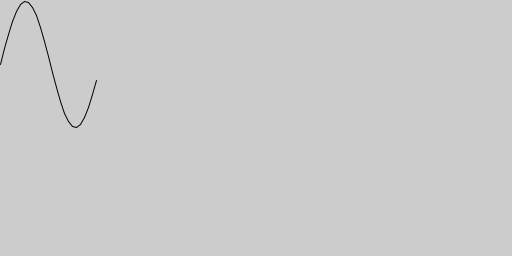
Frame 1 (no input)
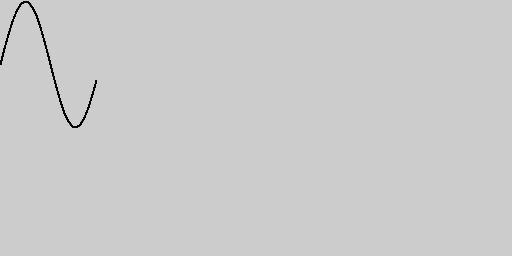
Frame 60 (the mouse pressed at the canvas centre just before this capture)
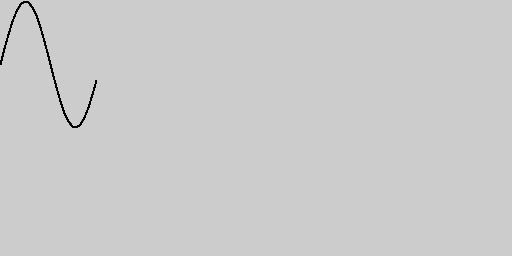
Frame 120 (the mouse held since frame 60 and released just before this capture)

The Processing sketch that drew these frames (run headless with seeded random() and noise(); from frame 60 on, the mouse is pressed at the canvas centre):

// Processing sketch: Sinus
// ── Sinus.pde
final int SINUS_LEN = 25;
final int PWM_BITS = 7;
final int PWM_MAX = (1 << PWM_BITS) - 1;

int[] sinus = new int[SINUS_LEN];

void generateSinus() {
  float delta = TWO_PI / SINUS_LEN;
  float angle = 0;

  for (int i = 0; i < SINUS_LEN; ++i) {
    sinus[i] = round((sin(angle) + 1.0) * (PWM_MAX / 2));
    angle += delta;
    print(sinus[i]);
    print(", ");
  }
}

void setup() {
  size(128 * 4, 256);
  generateSinus();
}

void draw() {
  for (int i = 1; i < SINUS_LEN; ++i) {
    line((i - 1) * 4, PWM_MAX - sinus[i - 1], i * 4, PWM_MAX - sinus[i]);
  }
}
